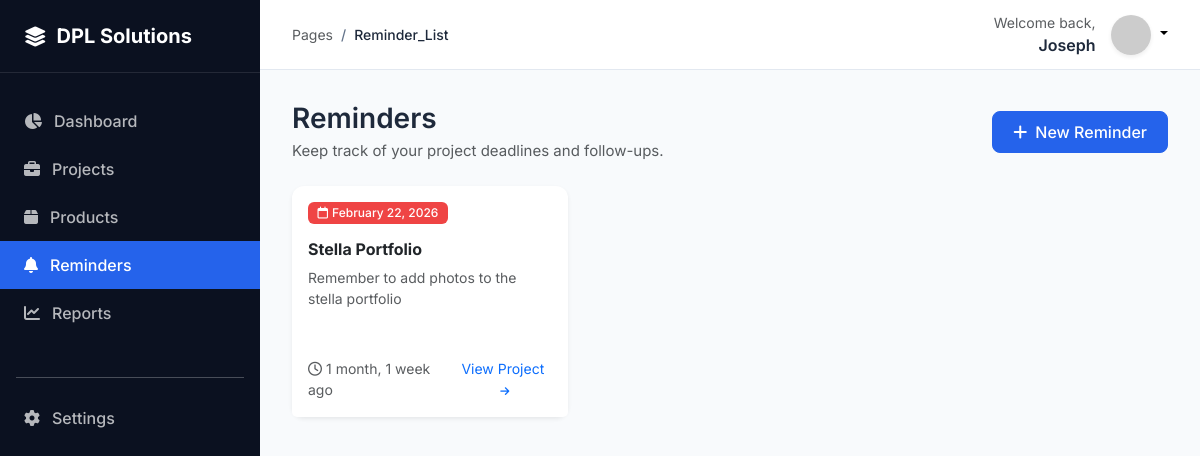
Screenshot of /reminders/ (signed in) with the database file from the repository.
### projects/models.py (models this page shows, shortened)
class Reminder(models.Model):
    project = models.ForeignKey(Project, on_delete=models.CASCADE, related_name='reminders')
    reminder_date = models.DateField()
    message = models.TextField(blank=True, null=True)
    is_sent = models.BooleanField(default=False)
    created_at = models.DateTimeField(auto_now_add=True)
    @property
    def is_overdue(self):
        return self.reminder_date < timezone.now().date() and not self.is_sent

class Project(models.Model):
    STATUS_CHOICES = [
        ('NOT_STARTED', 'Not Started'),
        ('IN_PROGRESS', 'In Progress'),
        ('ON_HOLD', 'On Hold'),
        ('COMPLETED', 'Completed'),
        ('CANCELLED', 'Cancelled'),
    ]
    owner = models.ForeignKey(User, on_delete=models.CASCADE, related_name='projects')
    name = models.CharField(max_length=255)
    client = models.CharField(max_length=255, blank=True, null=True)
    description = models.TextField(blank=True, null=True)
    start_date = models.DateField(default=timezone.now)
    deadline = models.DateField()
    status = models.CharField(max_length=20, choices=STATUS_CHOICES, default='NOT_STARTED')
    progress = models.FloatField(default=0.0)
    created_at = models.DateTimeField(auto_now_add=True)
    updated_at = models.DateTimeField(auto_now=True)
    completed_at = models.DateTimeField(null=True, blank=True)
    class Meta:
        ordering = ['-deadline']

### projects/views.py (the view)
# urls.py: path('reminders/', views.ReminderListView.as_view(), name='reminder_list'),
class ReminderListView(LoginRequiredMixin, ListView):
    model = Reminder
    template_name = 'projects/reminder_list.html'
    context_object_name = 'reminders'
    def get_queryset(self):
        return Reminder.objects.filter(project__owner=self.request.user).select_related('project')

### projects/templates/projects/reminder_list.html (shortened to what this page needs)
{% extends 'base.html' %}
{% block content %}
<div class="page-header d-flex justify-content-between align-items-center flex-wrap gap-3 mb-4">
    <div>
        <h1 class="h3 mb-1">Reminders</h1>
        <p class="text-muted mb-0">Keep track of your project deadlines and follow-ups.</p>
    </div>
    <a href="{% url 'reminder_create' %}" class="btn btn-primary">
        <i class="fas fa-plus me-2"></i>New Reminder
    </a>
</div>
<div class="row g-4">
    {% for reminder in reminders %}
    <div class="col-md-4">
        <div class="card border-0 shadow-sm h-100 card-hover" style="border-top: 4px solid {% if reminder.is_overdue %}#EF4444{% else %}#2563EB{% endif %};">
            <div class="card-body">
                <div class="d-flex justify-content-between align-items-start mb-3">
                    <span class="badge {% if reminder.is_overdue %}bg-danger{% else %}bg-primary{% endif %}">
                        <i class="far fa-calendar me-1"></i>{{ reminder.reminder_date|date:"F d, Y" }}
                    </span>
                </div>
                <h6 class="fw-bold text-dark mb-2">{{ reminder.project.name }}</h6>
                <p class="text-muted small mb-0">{{ reminder.message|default:"Check project status" }}</p>
            </div>
            <div class="card-footer bg-white border-top-0 d-flex justify-content-between align-items-center pb-3">
                <small class="text-muted"><i class="far fa-clock me-1"></i>{{ reminder.created_at|timesince }} ago</small>
                <a href="{% url 'project_detail' reminder.project.id %}" class="btn btn-sm btn-link text-decoration-none p-0">View Project <i class="fas fa-arrow-right ms-1" style="font-size: 0.65rem;"></i></a>
            </div>
        </div>
    </div>
    {% endfor %}
</div>
{% endblock %}

### templates/base.html (shortened to what this page needs)
<!DOCTYPE html>
<html lang="en">
<head>
    <link href="https://cdn.jsdelivr.net/npm/bootstrap@5.3.0/dist/css/bootstrap.min.css" rel="stylesheet">
    <link rel="stylesheet" href="https://cdnjs.cloudflare.com/ajax/libs/font-awesome/6.4.0/css/all.min.css">
</head>
<body>
    <aside class="sidebar" id="sidebar">
        <div class="sidebar-header">
            <i class="fas fa-layer-group fa-lg"></i>
            <h5 class="mb-0 fw-bold">DPL Solutions</h5>
        </div>
        <div class="py-4">
            <a href="{% url 'dashboard' %}" class="nav-link {% if request.resolver_match.url_name == 'dashboard' %}active{% endif %}">
                <i class="fas fa-chart-pie"></i> Dashboard
            </a>
            <a href="{% url 'project_list' %}" class="nav-link {% if 'project' in request.resolver_match.url_name %}active{% endif %}">
                <i class="fas fa-briefcase"></i> Projects
            </a>
            <a href="{% url 'product_list' %}" class="nav-link {% if 'product' in request.resolver_match.url_name %}active{% endif %}">
                <i class="fas fa-box"></i> Products
            </a>
            <a href="{% url 'reminder_list' %}" class="nav-link {% if 'reminder' in request.resolver_match.url_name %}active{% endif %}">
                <i class="fas fa-bell"></i> Reminders
            </a>
            <a href="{% url 'reports_dashboard' %}" class="nav-link {% if 'reports' in request.resolver_match.url_name %}active{% endif %}">
                <i class="fas fa-chart-line"></i> Reports
            </a>
            <div class="mt-auto pt-4">
                <hr class="mx-3 opacity-10">
                <a href="{% url 'settings' %}" class="nav-link {% if request.resolver_match.url_name == 'settings' %}active{% endif %}">
                    <i class="fas fa-cog"></i> Settings
                </a>
            </div>
        </div>
    </aside>
    <div class="main-wrapper">
        <header>
            <div class="d-flex align-items-center">
                <nav aria-label="breadcrumb">
                    <ol class="breadcrumb mb-0">
                        <li class="breadcrumb-item text-muted">Pages</li>
                        <li class="breadcrumb-item active fw-medium">{{ request.resolver_match.url_name|title }}</li>
                    </ol>
                </nav>
            </div>
            <div class="d-flex align-items-center gap-3">
                <div class="text-end d-none d-md-block">
                    <small class="text-muted d-block">Welcome back,</small>
                    <span class="fw-semibold">{{ user.username }}</span>
                </div>
                <div class="dropdown">
                    <a href="#" class="d-block link-body-emphasis text-decoration-none dropdown-toggle" data-bs-toggle="dropdown">
                        <img src="https://ui-avatars.com/api/?name={{ user.username }}&background=2563EB&color=fff" width="40" height="40" class="rounded-circle shadow-sm">
                    </a>
                </div>
            </div>
        </header>
        <main class="content-area page-fade">
            {% block content %}{% endblock %}
        </main>
    </div>
</body>
</html>

### templates/base.html (style rules this page uses)
:root { --dpl-navy: #0B1120; --dpl-blue: #2563EB; --dpl-blue-light: #EFF6FF; --dpl-sidebar-width: 260px; --dpl-header-height: 70px; --dpl-bg: #F8FAFC; --dpl-border: #E2E8F0; --dpl-text-dark: #1E293B; --dpl-text-muted: #64748B; }
body { font-family: 'Inter', sans-serif; background-color: var(--dpl-bg); color: var(--dpl-text-dark); min-height: 100vh; overflow-x: hidden; }
.sidebar { width: var(--dpl-sidebar-width); background-color: var(--dpl-navy); color: white; position: fixed; height: 100vh; z-index: 1000; transition: all 0.3s; }
.sidebar-header { padding: 1.5rem; border-bottom: 1px solid rgba(255, 255, 255, 0.1); display: flex; align-items: center; gap: 10px; }
.nav-link { padding: 0.75rem 1.5rem; color: rgba(255, 255, 255, 0.7); display: flex; align-items: center; gap: 12px; text-decoration: none; transition: all 0.2s; font-weight: 500; }
.nav-link.active { color: white; background: var(--dpl-blue); }
.main-wrapper { margin-left: var(--dpl-sidebar-width); transition: all 0.3s; }
header { height: var(--dpl-header-height); background: white; border-bottom: 1px solid var(--dpl-border); display: flex; align-items: center; justify-content: space-between; padding: 0 2rem; position: sticky; top: 0; z-index: 900; }
.content-area { padding: 2rem; }
.card { border: 1px solid var(--dpl-border); border-radius: 12px; box-shadow: 0 1px 3px rgba(0,0,0,0.05); margin-bottom: 1.5rem; }
.btn-primary { background-color: var(--dpl-blue); border-color: var(--dpl-blue); border-radius: 8px; font-weight: 500; padding: 0.5rem 1.25rem; transition: all 0.2s ease; }
.btn { transition: all 0.2s ease; }
.btn-sm { padding: 0.4rem 0.75rem; font-size: 0.875rem; }
.badge { font-weight: 500; padding: 0.4em 0.8em; border-radius: 6px; }
.badge.bg-danger { background-color: #EF4444 !important; }
.breadcrumb { font-size: 0.875rem; }
.breadcrumb-item + .breadcrumb-item::before { content: "/"; color: var(--dpl-text-muted); }
.breadcrumb-item.active { color: var(--dpl-text-dark); font-weight: 500; }
.page-header { margin-bottom: 1.5rem; }
.page-header h1, .page-header h2 { font-weight: 600; color: var(--dpl-text-dark); }
.page-header p { color: var(--dpl-text-muted); font-size: 0.9375rem; margin-bottom: 0; }
.card { transition: box-shadow 0.2s ease, transform 0.2s ease; }
.page-fade { animation: pageFadeIn 0.3s ease-out; }
a { transition: color 0.2s ease; }

### rows the page displays
Reminder: reminder_date "February 22, 2026", project.name "Stella Portfolio", message "Remember to add photos to the stella portfolio", created_at "1 month, 1 week"

### other values shown
{{ request.resolver_match.url_name|title }} "Reminder_List"
{{ user.username }} "Joseph"
